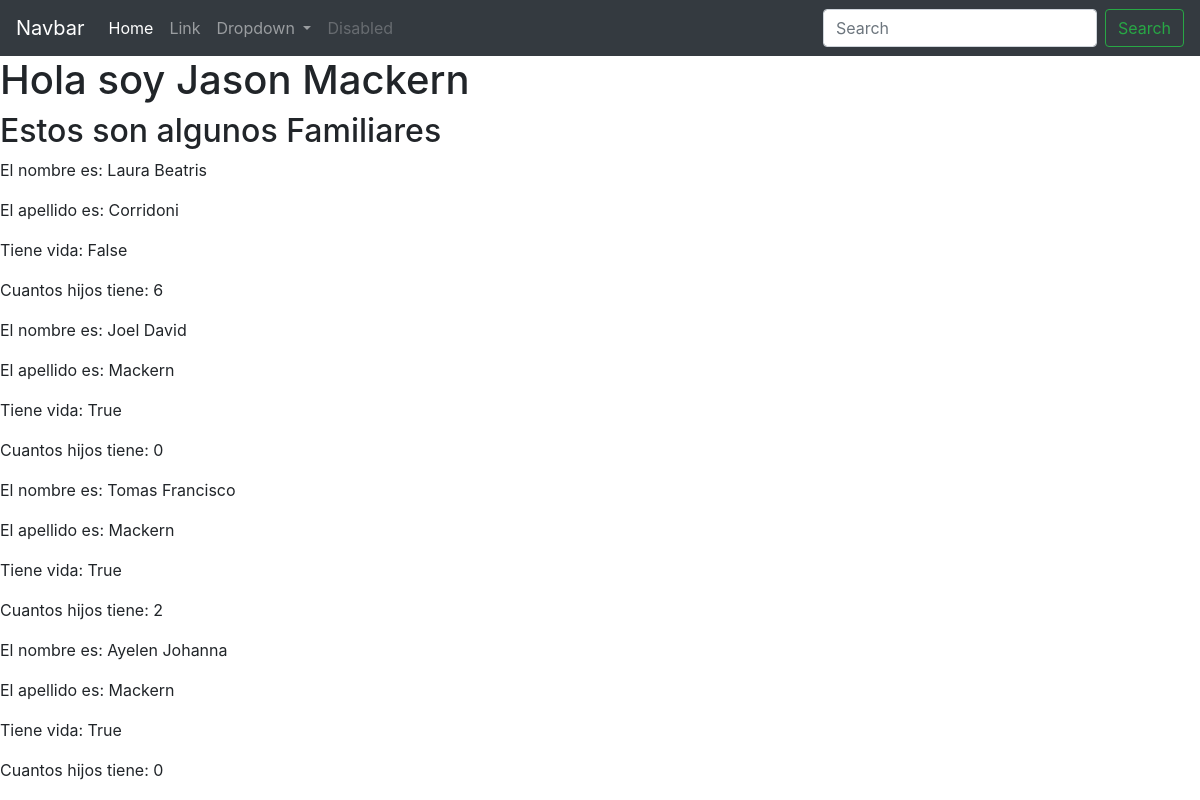
The page /Familiares/lista/ on the database its author committed.
### Familiares/models.py (models this page shows)
class Familiares (models.Model):
    Nombres = models.CharField(max_length=100)
    Apellido = models.CharField(max_length=50)
    Con_Vida = models.BooleanField()
    Hijos = models.IntegerField()

### Familiares/views.py (the view)
# urls.py: path("lista/", lista),
def lista (request):
    lista = Familiares.objects.all()
    print (lista)
    context = {
        "Familiares" : lista,
    }
    return render (request, "Familiares.html", context=context)

### Templates/Familiares.html (shortened to what this page needs)
<!DOCTYPE html>
<html lang="en">
<head>
    <link rel="stylesheet" href="https://cdn.jsdelivr.net/npm/bootstrap@4.6.2/dist/css/bootstrap.min.css">
</head>
<body>
    <header>
        <nav class="navbar navbar-expand-lg navbar-dark bg-dark">
         <a class="navbar-brand" href="#">Navbar</a>
        <div class="collapse navbar-collapse" id="navbarSupportedContent">
            <ul class="navbar-nav mr-auto">
            <li class="nav-item active">
                <a class="nav-link" href="#">Home <span class="sr-only">(current)</span></a>
            </li>
            <li class="nav-item">
                <a class="nav-link" href="#">Link</a>
            </li>
            <li class="nav-item dropdown">
                <a class="nav-link dropdown-toggle" href="#" role="button" data-toggle="dropdown" aria-expanded="false">
                Dropdown
                </a>
            </li>
            <li class="nav-item">
                <a class="nav-link disabled">Disabled</a>
            </li>
            </ul>
            <form class="form-inline my-2 my-lg-0">
             <input class="form-control mr-sm-2" type="search" placeholder="Search" aria-label="Search">
             <button class="btn btn-outline-success my-2 my-sm-0" type="submit">Search</button>
        </form>
        </div>
        </nav>
    </header>
    <h1>Hola soy Jason Mackern</h1>
    <h2>Estos son algunos Familiares</h2>
    {% for Familia in Familiares %}
        <p>El nombre es: {{Familia.Nombres}}</p>
        <p>El apellido es: {{Familia.Apellido}}</p>
        <p>Tiene vida: {{Familia.Con_Vida}}</p>
        <p>Cuantos hijos tiene: {{Familia.Hijos}}</p>
    {% endfor %}
</body>
</html>

### rows shown on the page
Familiares: Nombres "Laura Beatris", Apellido "Corridoni", Con_Vida "False", Hijos "6"
Familiares: Nombres "Joel David", Apellido "Mackern", Con_Vida "True", Hijos "0"
Familiares: Nombres "Tomas Francisco", Apellido "Mackern", Con_Vida "True", Hijos "2"
Familiares: Nombres "Ayelen Johanna", Apellido "Mackern", Con_Vida "True", Hijos "0"
